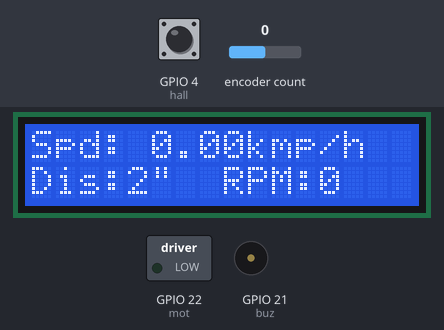
Bench run of a program on a simulated ESP32 board running MicroPython. On the bench: 16×2 character LCD, switched loads named in the program (green lamp = pin HIGH), buzzer (waves = sounding, pin HIGH). Inputs (shaded band) come from the test bench; at power-on: GPIO 4 (hall) HIGH, encoder count 0. Library files of the repository ran but are not shown: esp32_gpio_lcd.py; pins used as bus, display or sensor lines are not drawn.

Above: at 1.2 s.
1.3 s: GPIO 4 (hall) driven LOW
At 2.1 s:
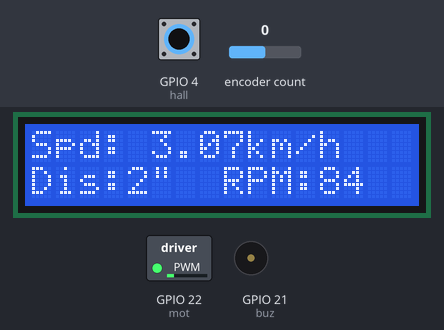
2.9 s: encoder count set to -1
At 4.9 s:
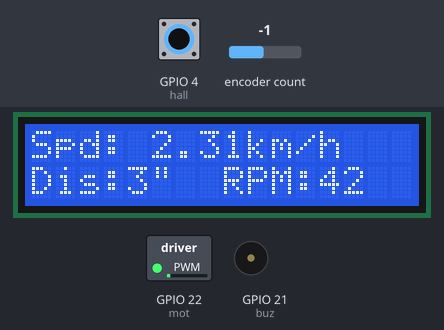
5.9 s: encoder count set to 0
At 6.4 s:
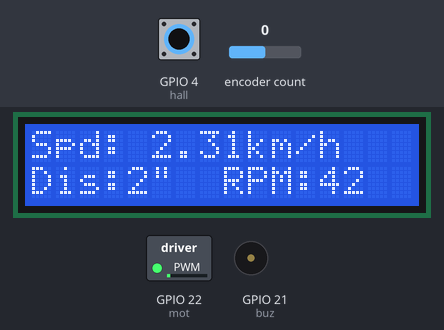
8.9 s: GPIO 4 (hall) pulsed HIGH 2 times (0.12 s each, 0.3 s apart)
At 9.9 s:
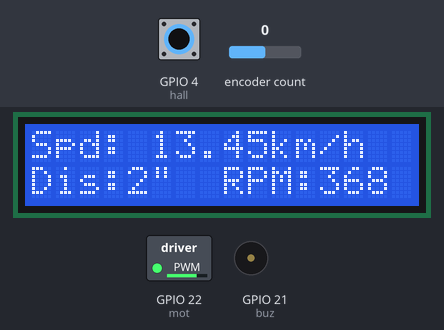
12.5 s: encoder count set to -1
At 14.3 s:
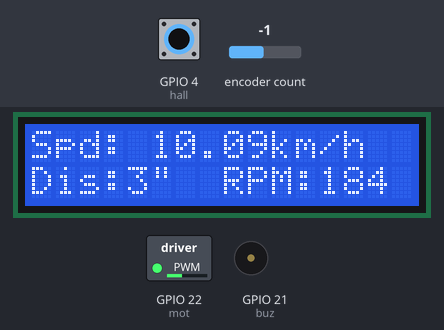
Timing chart, 0 to 15.3 s (numbered marks = the images above; inputs shaded):
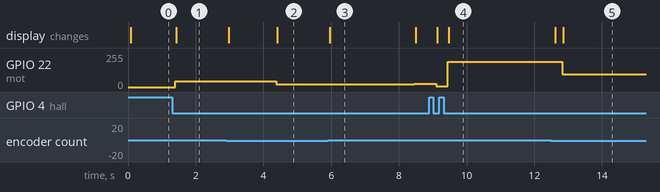

The program:

main.py
```python
from micropython import const
from machine import Pin, Timer, PWM
from esp32_gpio_lcd import GpioLcd
from time import sleep_ms, ticks_ms, ticks_diff
from rotary_irq_esp import RotaryIRQ

MPS_TO_KMPH = const(3.6)  # ((1000m / (60sec*60min)) ** -1
INCH_TO_METER = const(0.0254)


def value_map(value, from_low, from_high, to_low, to_high):
    return int((value - from_low) * (to_high - to_low) / (from_high - from_low) + to_low)


class MyApp:
    WHEEL_PERI = const(1.11715)  # m, dispatcher wheel diameter: 14"

    def __init__(self):
        self.mot = PWM(Pin(22), duty_u16=0)
        self.buz = Pin(21, mode=Pin.OUT)

        self.lcd = GpioLcd(
            d7_pin=Pin(27),
            d6_pin=Pin(26),
            d5_pin=Pin(25),
            d4_pin=Pin(33),
            rs_pin=Pin(32),
            enable_pin=Pin(23),
        )

        self.rot = RotaryIRQ(
            pin_num_clk=19,
            pin_num_dt=18,
            min_val=2,  # inch
            max_val=78,
            reverse=True,
            range_mode=RotaryIRQ.RANGE_BOUNDED,
            pull_up=True,
        )

        self.speed = 0  # m/s
        self.actual_peri = 0  # m
        self.start_time = ticks_ms()  # ms

        hall = Pin(4, mode=Pin.IN)
        timer = Timer(0)
        _iqr = hall.irq(
            trigger=Pin.IRQ_FALLING,
            handler=lambda pin: timer.init(
                mode=Timer.ONE_SHOT,
                period=50,  # hall sensor debounce time, tractor speed should not exceed: 3.6*(1.11715/0.05) ~ 81kmph
                callback=lambda t_: self.record_speed(pin)
            )
        )

    def record_speed(self, pin):
        if pin.value():
            return
        time_delta = ticks_diff(ticks_ms(), self.start_time) / 1000  # sec
        self.speed = MyApp.WHEEL_PERI / time_delta  # m/s
        self.start_time = ticks_ms()

    def run_main_loop(self):
        temp0 = 0
        temp1 = 0
        rpm = 0  # utilized only in print
        duty = 0
        iteration_delay = 100
        i = 0
        prev_speed = 0
        r0, r1a, r1b, lcd_cont = 'Spd: 0.00kmp/h', '', 'RPM:0', ''
        self.lcd.clear()
        while True:
            inch = self.rot.value()
            if temp0 != inch:
                temp0 = inch
                self.lcd.move_to(0, 1)
                d = f'{inch}"'
                r1a = f'Dis:{d:<4}'
                self.actual_peri = 12 * (INCH_TO_METER * inch)  # slots=12, inch to m conv.
            if temp1 != self.speed:
                temp1 = self.speed
                self.lcd.move_to(0, 0)
                s = f'{MPS_TO_KMPH * self.speed:.2f}km/h'
                r0 = f'Spd: {s:<11}'
                t = self.actual_peri / self.speed  # sec, time taken to complete 1 revo.
                rpm = 60 * 1 / t  # rps to rpm
                self.lcd.move_to(10, 1)
                r1b = f'RPM:{round(rpm):<4}'
                duty = value_map(rpm, 0, 500, 0, 65535)
                if duty > 65535:
                    self.mot.duty_u16(0)
                    self.buz.value(1)
                    sleep_ms(100)
                    self.buz.value(0)
                    sleep_ms(100)
                    self.buz.value(1)
                    sleep_ms(100)
                    self.buz.value(0)
                    self.speed = 0.001
                    self.start_time = ticks_ms()
                else:
                    self.mot.duty_u16(duty)
            if (temp3 := f'{r0}\n{r1a}{r1b}') != lcd_cont:
                self.lcd.move_to(0, 0)
                self.lcd.putstr(temp3)
                lcd_cont = temp3
            sleep_ms(iteration_delay)
            i += +1 if self.speed <= prev_speed else -1
            if i * iteration_delay >= 4000:
                self.speed *= 0.75
                i = 0
            prev_speed = self.speed
            # print(f'{self.speed=:0.2f}, {rpm=:0.2f}, {duty=}                                              ', end='\r')


if __name__ == '__main__':
    MyApp().run_main_loop()
```

Measured:
- after the input at 1.3 s, GPIO 22 (mot): 0/255 → 43/255 after 0.09 s; the display: changes after 0.13 s (image 1)
- after the input at 2.9 s, GPIO 22 (mot): 43/255 → 21/255 after 1.5 s; the display: first changes after 0.07 s (image 2 shows a later state)
- after the input at 5.9 s, GPIO 22 (mot): 21/255 → 24/255 after 2.6 s; the display: changes after 0.05 s (image 3)
- after the input at 8.9 s, GPIO 22 (mot): 24/255 → 7/255 after 0.20 s, → 188/255 0.34 s later; the display: first changes after 0.24 s (image 4 shows a later state)
- after the input at 12.5 s, GPIO 22 (mot): 188/255 → 94/255 after 0.32 s; the display: first changes after 0.12 s (image 5 shows a later state)
- what the display in image 3 shows lasts 2.5 s, from 6.0 s to 8.5 s
